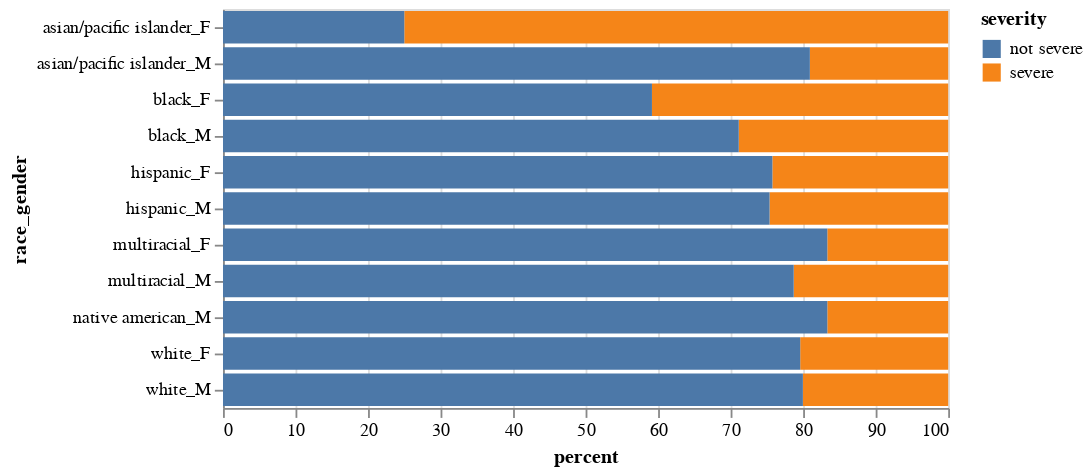

The notebook cell this image was saved under:
### Code cell
severe = discipline_severe_vs_all_race_gender[['officer_race', 'officer_gender','perc_severe']].copy()
severe['severity'] = 'severe'

not_severe = discipline_severe_vs_all_race_gender[['officer_race','officer_gender', 'perc_not_severe']].copy()
not_severe['severity'] = 'not severe'

granular_severity_data = pd.concat(
    [severe.rename(columns={'perc_severe': 'percent'}),
    not_severe.rename(columns={'perc_not_severe': 'percent'})]
)

granular_severity_data['race_gender'] = granular_severity_data['officer_race'] + '_' + granular_severity_data['officer_gender']

alt.Chart(granular_severity_data).mark_bar().encode(
    x='percent',
    y='race_gender',
    color='severity'
)

### Figure 1 — Vega-Lite specification as saved in the notebook (floating-point values rounded to 4 significant figures)
{"config": {"view": {"continuousWidth": 400, "continuousHeight": 300}}, "data": {"name": "data-d4b50e8f0142d5134176cac19957f3f2"}, "mark": "bar", "encoding": {"color": {"type": "nominal", "field": "severity"}, "x": {"type": "quantitative", "field": "percent"}, "y": {"type": "nominal", "field": "race_gender"}}, "$schema": "https://vega.github.io/schema/vega-lite/v4.8.1.json", "datasets": {"data-d4b50e8f0142d5134176cac19957f3f2": [{"officer_race": "asian/pacific islander", "officer_gender": "F", "percent": 75.0, "severity": "severe", "race_gender": "asian/pacific islander_F"}, {"officer_race": "asian/pacific islander", "officer_gender": "M", "percent": 19.08, "severity": "severe", "race_gender": "asian/pacific islander_M"}, {"officer_race": "black", "officer_gender": "F", "percent": 40.85, "severity": "severe", "race_gender": "black_F"}, {"officer_race": "black", "officer_gender": "M", "percent": 28.88, "severity": "severe", "race_gender": "black_M"}, {"officer_race": "hispanic", "officer_gender": "F", "percent": 24.24, "severity": "severe", "race_gender": "hispanic_F"}, {"officer_race": "hispanic", "officer_gender": "M", "percent": 24.63, "severity": "severe", "race_gender": "hispanic_M"}, {"officer_race": "multiracial", "officer_gender": "F", "percent": 16.67, "severity": "severe", "race_gender": "multiracial_F"}, {"officer_race": "multiracial", "officer_gender": "M", "percent": 21.3, "severity": "severe", "race_gender": "multiracial_M"}, {"officer_race": "native american", "officer_gender": "M", "percent": 16.67, "severity": "severe", "race_gender": "native american_M"}, {"officer_race": "white", "officer_gender": "F", "percent": 20.41, "severity": "severe", "race_gender": "white_F"}, {"officer_race": "white", "officer_gender": "M", "percent": 20.04, "severity": "severe", "race_gender": "white_M"}, {"officer_race": "asian/pacific islander", "officer_gender": "F", "percent": 25.0, "severity": "not severe", "race_gender": "asian/pacific islander_F"}, {"officer_race": "asian/pacific islander", "officer_gender": "M", "percent": 80.92, "severity": "not severe", "race_gender": "asian/pacific islander_M"}, {"officer_race": "black", "officer_gender": "F", "percent": 59.15, "severity": "not severe", "race_gender": "black_F"}, {"officer_race": "black", "officer_gender": "M", "percent": 71.12, "severity": "not severe", "race_gender": "black_M"}, {"officer_race": "hispanic", "officer_gender": "F", "percent": 75.76, "severity": "not severe", "race_gender": "hispanic_F"}, {"officer_race": "hispanic", "officer_gender": "M", "percent": 75.37, "severity": "not severe", "race_gender": "hispanic_M"}, {"officer_race": "multiracial", "officer_gender": "F", "percent": 83.33, "severity": "not severe", "race_gender": "multiracial_F"}, {"officer_race": "multiracial", "officer_gender": "M", "percent": 78.7, "severity": "not severe", "race_gender": "multiracial_M"}, {"officer_race": "native american", "officer_gender": "M", "percent": 83.33, "severity": "not severe", "race_gender": "native american_M"}, {"officer_race": "white", "officer_gender": "F", "percent": 79.59, "severity": "not severe", "race_gender": "white_F"}, {"officer_race": "white", "officer_gender": "M", "percent": 79.96, "severity": "not severe", "race_gender": "white_M"}]}}
